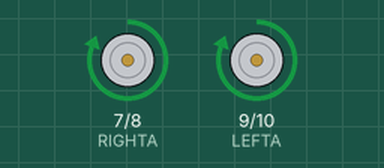
Simulated run of this sketch. Board: Arduino Uno, built with avr-gcc and run on an emulated ATmega328P. Parts: motor-driver pin pairs drawn as motors (green arrow = first pin HIGH = forward, orange = second pin HIGH = backward, longer = more drive).

Above: at 1.5 s.
At 4.5 s:
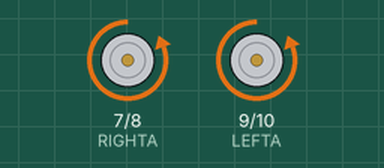
Timing chart, 0 to 7.8 s (numbered marks = the images above):
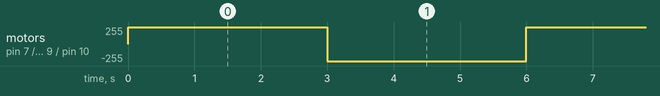

The sketch:

Jeremiah_Robot_Driving_Codes.ino
```cpp
#define RIGHTA 7
#define RIGHTB 8
#define LEFTA 9
#define LEFTB 10

void robot()
{
  digitalWrite(RIGHTA, HIGH);
  digitalWrite(RIGHTB, LOW);
  digitalWrite(LEFTA, HIGH);
  digitalWrite(LEFTB, LOW);
}
void reverse()
{
  digitalWrite(RIGHTA, LOW);
  digitalWrite(RIGHTB, HIGH);
  digitalWrite(LEFTA, LOW);
  digitalWrite(LEFTB, HIGH);
}
void setup()
{
  pinMode(RIGHTA, OUTPUT);
  pinMode(RIGHTB, OUTPUT);
  pinMode(LEFTA, OUTPUT);
  pinMode(LEFTB, OUTPUT);
}
void loop()
{
  robot();
  delay(3000);
  reverse();
  delay(3000);
}
```

Measured:
- by itself, motor on pin 7 (RIGHTA) / pin 8 (RIGHTB), motor on pin 9 (LEFTA) / pin 10 (LEFTB): alternates forward 255/255 for 3.0 s and backward 255/255 for 3.0 s
